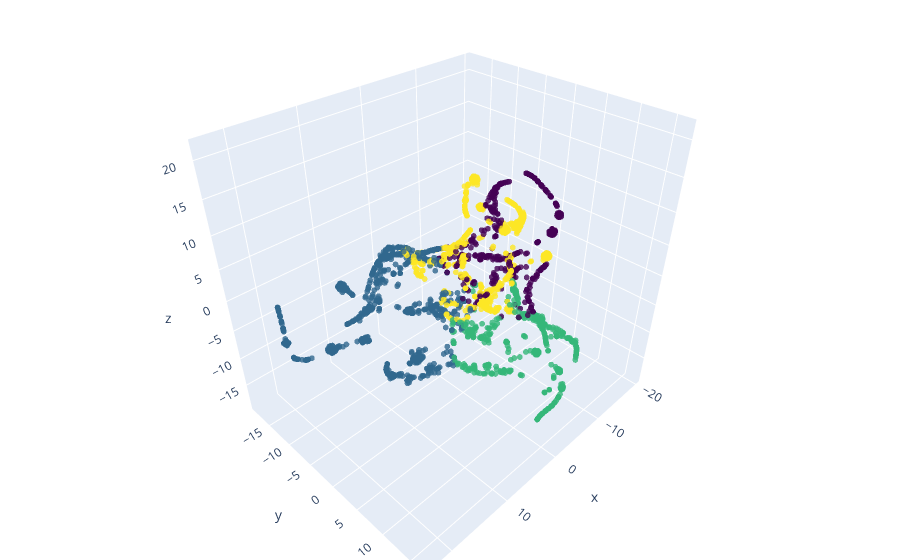

Notebook cell for this chart:
### Code cell
[x, y, z] = np.transpose(tsne_embedding)
freq_topic = [topic_vec.argsort()[-1] for topic_vec in lda.transform(vector_claims_train)]

fig = go.Figure(data=[go.Scatter3d(
    x=x,
    y=y,
    z=z,
    mode='markers',
    marker=dict(
        size=2,
        color=freq_topic,                # set color to an array/list of desired values
        colorscale='Viridis',   # choose a colorscale
        opacity=0.8
    )
)])

fig.update_layout(margin=dict(l=0, r=0, b=0, t=0))

fig.show()

### Figure 1 — Plotly figure (JSON) as saved in the notebook; plotly's stock layout.template omitted (floating-point values rounded to 4 significant figures; data arrays with more than 128 entries replaced by an {"elided": "..."} marker saying what was removed)
{"data": [{"marker": {"color": {"elided": "2453 int values"}, "colorscale": [[0, "#440154"], [0.1111, "#482878"], [0.2222, "#3e4989"], [0.3333, "#31688e"], [0.4444, "#26828e"], [0.5556, "#1f9e89"], [0.6667, "#35b779"], [0.7778, "#6ece58"], [0.8889, "#b5de2b"], [1, "#fde725"]], "opacity": 0.8, "size": 2}, "mode": "markers", "type": "scatter3d", "x": {"elided": "2453 float values"}, "y": {"elided": "2453 float values"}, "z": {"elided": "2453 float values"}}], "layout": {"margin": {"b": 0, "l": 0, "r": 0, "t": 0}}}
